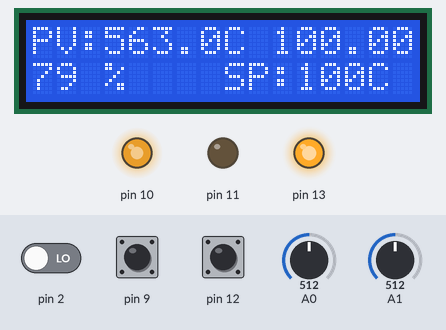
Simulated run of this sketch. Board: Arduino Uno, built with avr-gcc and run on an emulated ATmega328P. Parts: 16×2 character LCD, output pins drawn as LEDs (lit = HIGH). Inputs (shaded band) come from the test bench; at power-on: A0 = 512, pin 2 LOW, pin 9 HIGH, pin 12 HIGH, A1 = 512. What the sketch prints to the serial monitor is not drawn.

Above: at 0.86 s.
1.3 s: A0 set to 675
At 1.51 s:
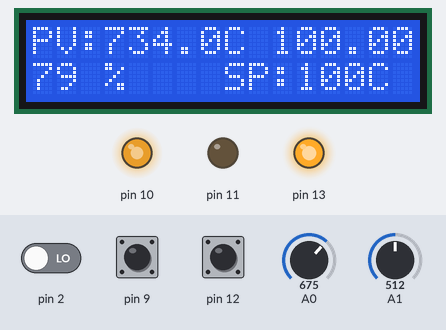
4.3 s: A0 set to 703
At 5.2 s:
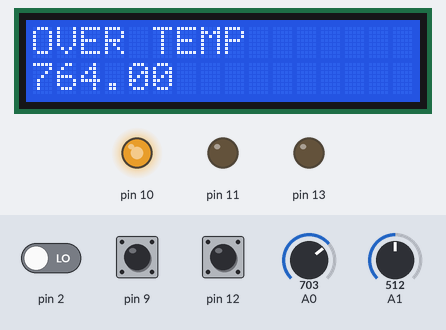
Timing chart, 0 to 7.3 s (numbered marks = the images above; inputs shaded):
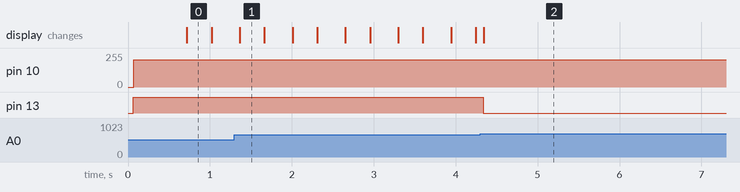

The sketch:

Main.ino
```cpp
#include<PID_v1.h>
#include <LiquidCrystal.h>
int pv,sp;
int Otemp = 26;
double Setpoint, Input, Output;
PID myPID(&Input, &Output, &Setpoint,1,1,0, REVERSE);
float temp = 0;

LiquidCrystal lcd(3, 4, 5, 6, 7, 8);

void setup() {
  Serial.begin(9600);
  lcd.begin(16, 2);
  pv=100;
  sp=100;
  pinMode(9,INPUT_PULLUP);
  pinMode(12,INPUT_PULLUP);
  pinMode(10,OUTPUT);
  pinMode(11,OUTPUT);
  pinMode(13,OUTPUT);

  Input = analogRead(A0) + Otemp;
  Setpoint = sp;
  myPID.SetOutputLimits(10,100);
   myPID.SetMode(AUTOMATIC);
  attachInterrupt(0, ZC_interrupt, RISING);


}

void loop() {
int fan,fp;
int tcpl;
int plot;
if(temp >= 750)
{

   while(1)
  {
    digitalWrite(13,LOW);

      lcd.clear();
      lcd.setCursor(0,0);
      lcd.print("OVER TEMP");
      lcd.setCursor(0,1);
      lcd.print(temp);
      delay(100);
  }
}

else
{
  digitalWrite(13,HIGH);

}
int ana,te;
te = 0;
for(int i=0;i<=20;i++)
{
  ana =analogRead(A0);
  te=te+ana;
}
tcpl = te/20;
delay(3);
fan = analogRead(A1);
fan = map(fan,0,1023,255,150);
analogWrite(10,fan);
temp = tcpl+Otemp;
Input = temp;
Setpoint = sp;
myPID.Compute();

fp = map(fan,0,255,0,100);
lcd.setCursor(0,0);
lcd.print("PV:");
lcd.setCursor(3,0);
lcd.print(Input);
lcd.setCursor(8,0);
lcd.print("C");
lcd.setCursor(10,0);
lcd.print(Output);
lcd.setCursor(0,1);
lcd.print(fp);
lcd.setCursor(3,1);
lcd.print("%");
lcd.setCursor(8,1);
lcd.print("SP:");
lcd.setCursor(11,1);
lcd.print(sp);
lcd.setCursor(14,1);
lcd.print("C");
if(digitalRead(12)== LOW)
{
  if(sp>100)
  {
    sp=sp-2;
  }
}


if(digitalRead(9)== LOW)
{
  if(sp<700)
  {
    sp=sp+2;
  }
}

delay(10);
lcd.clear();
plot = map(Output,5,125,100,0);
Serial.println(String(Input)+","+String(Setpoint));


}


void ZC_interrupt()
{
  if(Input < Setpoint)
  {
  int dimtime = (75*Output);
  delayMicroseconds(dimtime);
  digitalWrite(11,HIGH);
  delayMicroseconds(10);
  digitalWrite(11,LOW);
 }
 else
 {
  digitalWrite(11,LOW);
 }
}
```

Measured:
- the behaviour switches between 689 and 690 on A0 (found by bisection; images 1 and 2)
- after the input at 4.3 s, pin 13: HIGH → LOW at once; the display: changes at once (image 2)
